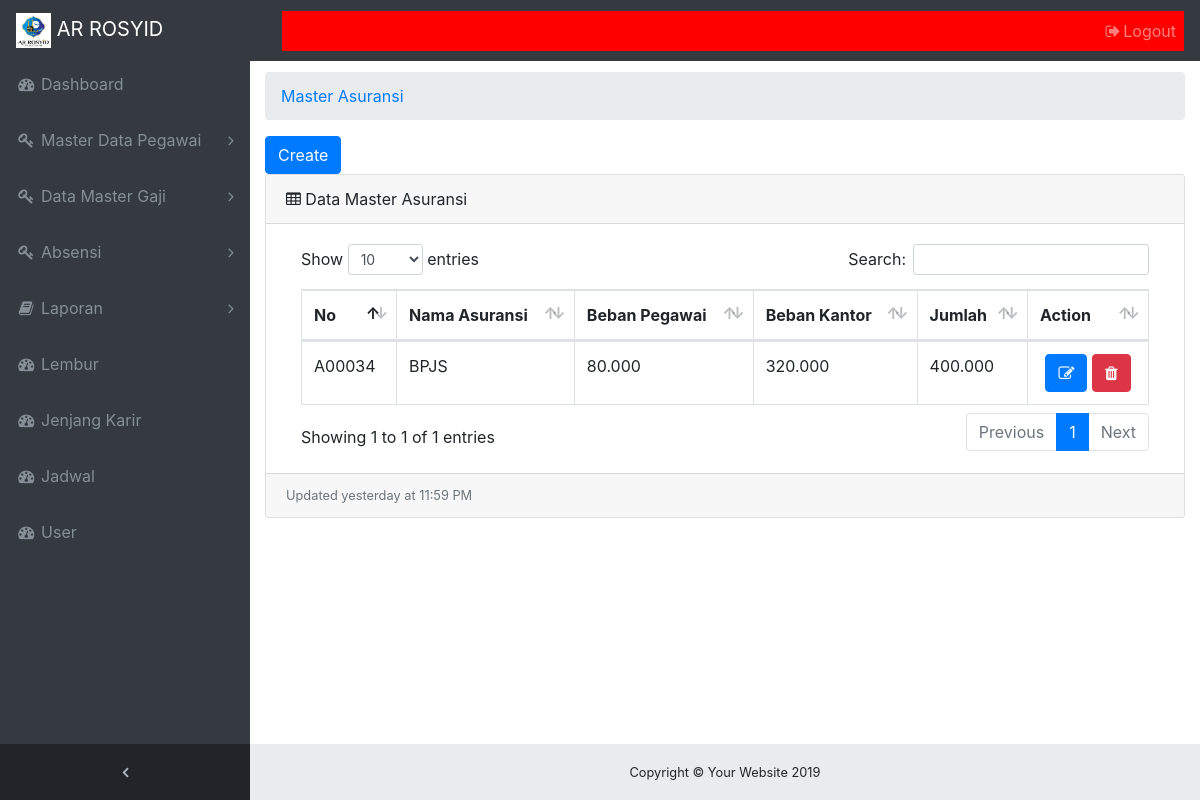
The page /master_asuransi.php (signed in) on the database its author committed.
### tables this page shows
CREATE TABLE `asuransi` (
  `id_asuransi` varchar(20) NOT NULL,
  `nama_asuransi` varchar(50) NOT NULL,
  `jumlah_asuransi` varchar(50) NOT NULL,
  `id_status` varchar(20) NOT NULL
);

### master_asuransi.php (the view, shortened to what this page needs)
<!DOCTYPE html>
<html lang="en">
<?php require_once "core/init.php";
  global $link;
  $query = "SELECT * FROM `asuransi`";
  $sql = mysqli_query($link,$query);
?>
<?php  include('view/head.php'); ?>
<body class="fixed-nav sticky-footer bg-dark" id="page-top">
    <?php require_once "view/navigation.php" ; ?>
  <div class="content-wrapper">
    <div class="container-fluid">
      <ol class="breadcrumb">
        <li class="breadcrumb-item">
          <a href="master_asuransi.php">Master Asuransi</a>
        </li>
      </ol>
      <?php if($_SESSION['level']== 'HRD'){ ?>
         <a href="master_asuransi_insert.php"><input type="button" value="Create"class="btn btn-primary"></a>
         <?php } ?>
          <div class="card mb-3">
          <div class="card-header">
          <i class="fa fa-table"></i> Data Master Asuransi </div>
          <div class="card-body">
          <div class="table-responsive">
            <table class="table table-bordered" id="dataTable" width="100%" cellspacing="0">
              <thead>
                <tr>
                  <th>No</th>
                  <th>Nama Asuransi</th>
                  <th>Beban Pegawai </th>
                  <th>Beban Kantor </th>
                  <th>Jumlah </th>
                  <?php if($_SESSION['level']== 'HRD'){ ?>
                  <th>Action</th>
                  <?php } ?>
                </tr>
              </thead>
              <tbody>
<?php
  while($row = mysqli_fetch_array($sql)){
?>
                <tr>
                  <td><?php echo $row['id_asuransi']; ?></td>
                  <td><?php echo $row['nama_asuransi']; ?></td>
                  <td> <?php echo  number_format($row['jumlah_asuransi'] * 0.2,0,".",".") ; ?> </td>
                  <td> <?php echo  number_format($row['jumlah_asuransi'] * 0.8,0,".",".") ; ?> </td>
                  <td> <?php echo  number_format($row['jumlah_asuransi'],0,".",".") ; ?> </td>
                  <?php if($_SESSION['level']== 'HRD'){ ?>
                                    <td align="center">
                          <a href="master_asuransi_update.php?id=<?php echo $row['id_asuransi'];?>"><button class="btn btn-primary"> <i class="fa fa-edit"></i></button></a>
                           <a href="master_asuransi_delete.php?id=<?php echo $row['id_asuransi']?>" onclick="javascript: return confirm('Anda yakin hapus ?');">
                           <button class="btn btn-danger"> <i class="fa fa-trash"></i></button></a></td>
                  <?php } ?>
                </tr>
              </tbody>
<?php } ?>
            </table>
          </div>
          </div>
          <div class="card-footer small text-muted">Updated yesterday at 11:59 PM</div>
        </div>
      </div>
    </div>
   <?php require_once "view/footer.php"; ?>
</body>
</html>

### css/sb-admin.css (style rules this page uses)
html { position: relative; min-height: 100%; }
body { overflow-x: hidden; }
body.sticky-footer { margin-bottom: 56px; }
body.sticky-footer .content-wrapper { min-height: calc(100vh - 56px - 56px); }
body.fixed-nav { padding-top: 56px; }
.content-wrapper { min-height: calc(100vh - 56px); padding-top: 1rem; }
.content-wrapper { overflow-x: hidden; background: white; }
@media (min-width: 992px) { .content-wrapper { margin-left: 250px; } }

### rows shown on the page
asuransi: id_asuransi "A00034", nama_asuransi "BPJS", $row['jumlah_asuransi']*0.2 "80.000", $row['jumlah_asuransi']*0.8 "320.000", jumlah_asuransi "400.000"
